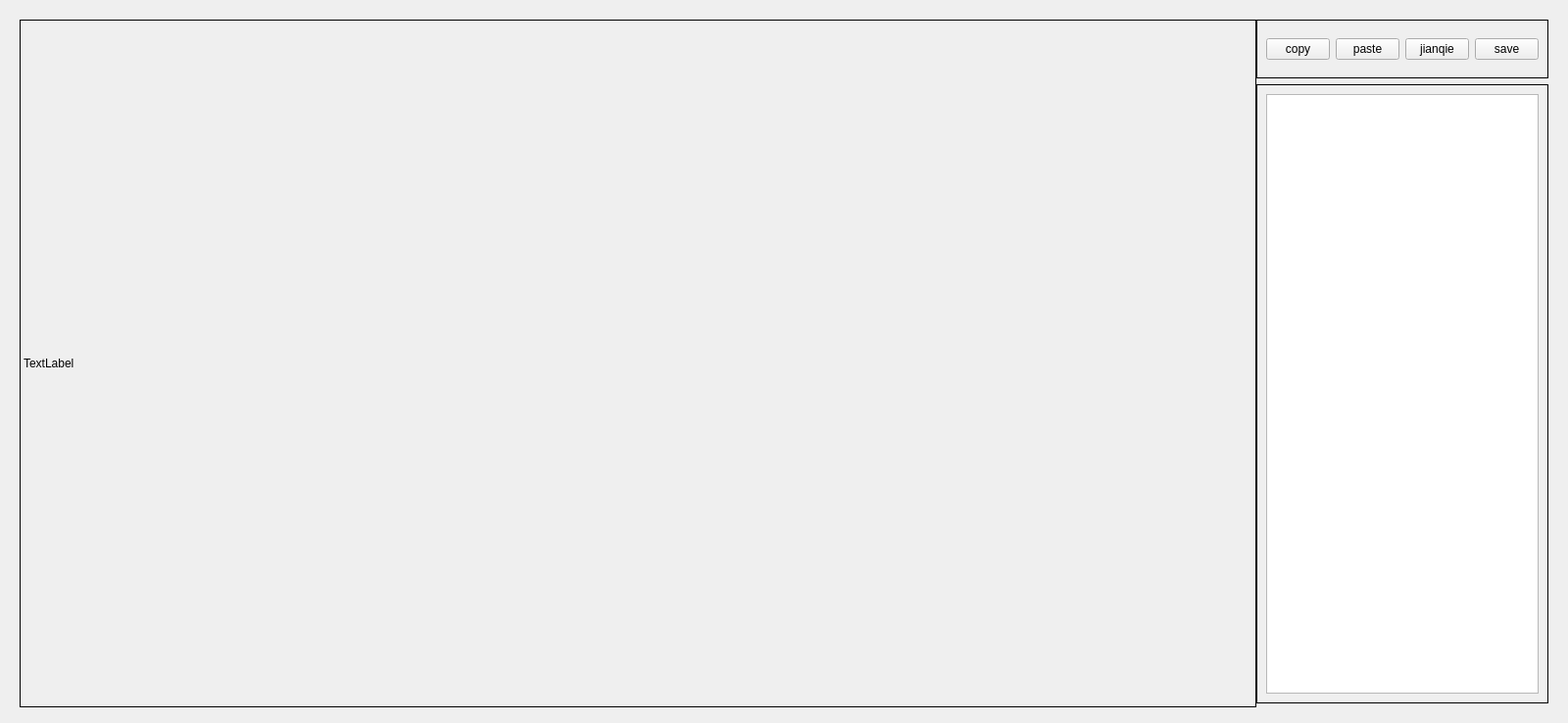
<?xml version="1.0" encoding="UTF-8"?>
<ui version="4.0">
 <class>Form</class>
 <widget class="QWidget" name="Form">
  <property name="geometry">
   <rect>
    <x>0</x>
    <y>0</y>
    <width>1600</width>
    <height>738</height>
   </rect>
  </property>
  <property name="minimumSize">
   <size>
    <width>1600</width>
    <height>738</height>
   </size>
  </property>
  <property name="maximumSize">
   <size>
    <width>1600</width>
    <height>738</height>
   </size>
  </property>
  <property name="windowTitle">
   <string>Form</string>
  </property>
  <layout class="QHBoxLayout" name="horizontalLayout">
   <item>
    <widget class="QFrame" name="frame">
     <property name="minimumSize">
      <size>
       <width>1280</width>
       <height>720</height>
      </size>
     </property>
     <property name="maximumSize">
      <size>
       <width>1280</width>
       <height>720</height>
      </size>
     </property>
     <property name="frameShape">
      <enum>QFrame::NoFrame</enum>
     </property>
     <layout class="QHBoxLayout" name="horizontalLayout_4">
      <item>
       <widget class="QLabel" name="label">
        <property name="frameShape">
         <enum>QFrame::Box</enum>
        </property>
        <property name="text">
         <string>TextLabel</string>
        </property>
       </widget>
      </item>
     </layout>
    </widget>
   </item>
   <item>
    <widget class="QFrame" name="frame_2">
     <property name="frameShape">
      <enum>QFrame::NoFrame</enum>
     </property>
     <layout class="QVBoxLayout" name="verticalLayout">
      <item>
       <widget class="QFrame" name="frame">
        <property name="minimumSize">
         <size>
          <width>0</width>
          <height>60</height>
         </size>
        </property>
        <property name="maximumSize">
         <size>
          <width>16777215</width>
          <height>60</height>
         </size>
        </property>
        <property name="frameShape">
         <enum>QFrame::Box</enum>
        </property>
        <layout class="QHBoxLayout" name="horizontalLayout_2">
         <item>
          <widget class="QPushButton" name="pushButton">
           <property name="minimumSize">
            <size>
             <width>65</width>
             <height>0</height>
            </size>
           </property>
           <property name="maximumSize">
            <size>
             <width>80</width>
             <height>16777215</height>
            </size>
           </property>
           <property name="text">
            <string>copy</string>
           </property>
          </widget>
         </item>
         <item>
          <widget class="QPushButton" name="pushButton_3">
           <property name="minimumSize">
            <size>
             <width>65</width>
             <height>0</height>
            </size>
           </property>
           <property name="maximumSize">
            <size>
             <width>80</width>
             <height>16777215</height>
            </size>
           </property>
           <property name="text">
            <string>paste</string>
           </property>
          </widget>
         </item>
         <item>
          <widget class="QPushButton" name="pushButton_2">
           <property name="minimumSize">
            <size>
             <width>65</width>
             <height>0</height>
            </size>
           </property>
           <property name="maximumSize">
            <size>
             <width>64</width>
             <height>16777215</height>
            </size>
           </property>
           <property name="text">
            <string>jianqie</string>
           </property>
          </widget>
         </item>
         <item>
          <widget class="QPushButton" name="pushButton_4">
           <property name="minimumSize">
            <size>
             <width>65</width>
             <height>0</height>
            </size>
           </property>
           <property name="maximumSize">
            <size>
             <width>80</width>
             <height>16777215</height>
            </size>
           </property>
           <property name="text">
            <string>save</string>
           </property>
          </widget>
         </item>
        </layout>
       </widget>
      </item>
      <item>
       <widget class="QFrame" name="frame_2">
        <property name="frameShape">
         <enum>QFrame::Box</enum>
        </property>
        <layout class="QHBoxLayout" name="horizontalLayout_3">
         <item>
          <widget class="QTextEdit" name="textEdit"/>
         </item>
        </layout>
       </widget>
      </item>
     </layout>
    </widget>
   </item>
  </layout>
 </widget>
 <resources/>
 <connections/>
</ui>
